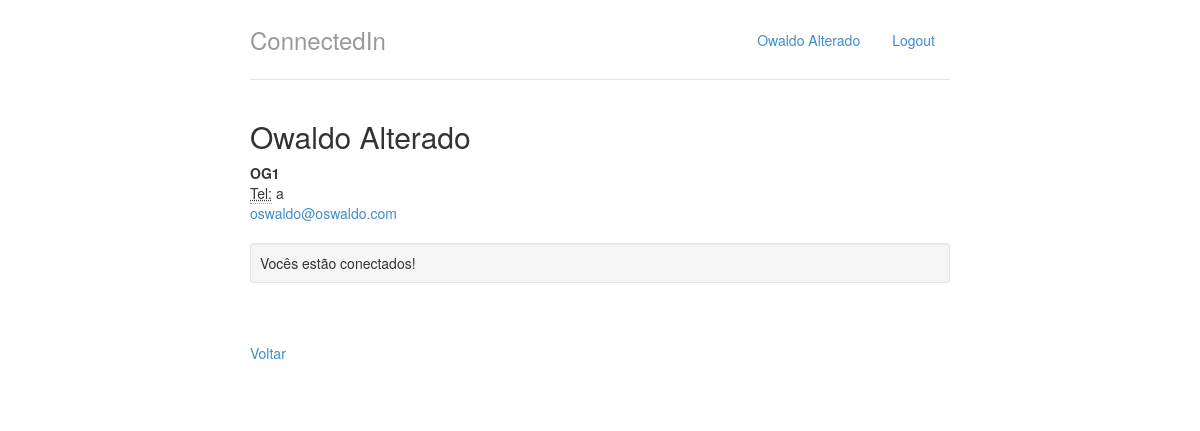
The page /perfis/1/ on the database its author committed.
### perfis/models.py (models this page shows, shortened)
class Perfil(models.Model):
	nome = models.CharField(max_length=255, null=False)
	email = models.CharField(max_length=255, null=False)
	telefone = models.CharField(max_length=15, null=False)
	nome_empresa = models.CharField(max_length=255, null=False)
	contatos = models.ManyToManyField('self')

### perfis/views.py (the view)
# urls.py: path('',views.exibir, name='exibir'),
def exibir(request, perfil_id):
	perfil = Perfil.objects.get(id=perfil_id)
	perfil_logado = get_perfil_logado(request)
	ja_eh_contato = perfil in perfil_logado.contatos.all()
	convidados = [convite.convidado for convite in perfil_logado.solicitacoes_enviadas.all()]
	enviou_convite = perfil in convidados
	return render(request, 'perfil.html',{'perfil':perfil, 'perfil_logado':get_perfil_logado(request), 'ja_eh_contato':ja_eh_contato, 'enviou_convite':enviou_convite})

### perfis/views.py (called while the page is built)
def get_perfil_logado(request):
	return Perfil.objects.get(id=1)

### perfis/templates/perfil.html
{% extends "base.html" %}
{% block body %}
<div class="row">
	<div class="col-lg-12">
		<h2 style="margin-top: 0">{{ perfil.nome }}</h2>
		<address>
			<strong>{{ perfil.nome_empresa }}</strong><br>
			<abbr title="Telefone">Tel:</abbr>{{ perfil.telefone}}<br>
			<a href="mailto:{{ perfil.email }}">{{ perfil.email}}</a>
		</address>
		{% if ja_eh_contato %}
			<div class="well well-sm">Vocês estão conectados!</div>
		{% else %}
			{% if enviou_convite %}
				<a href="#">Cancelar convite</a>
			{% else %}
				<a href="{% url 'convidar' perfil.id %}">Convidar</a>
			{% endif %}
		{% endif %}
		<br>
		<br>
		<a href="{% url 'index' %}">Voltar</a>
	</div>
</div>
{% endblock %}

### perfis/templates/base.html (shortened to what this page needs)
{% load staticfiles %}
<!DOCTYPE html>
<html lang="pt-br">
<head>
	<link rel="stylesheet" href="{% static "styles/bootstrap.css" %}">
	<link rel="stylesheet" href="{% static "styles/main.css" %}">
</head>
	<body>
	<div class="container">
		<div class="header">
			<ul class="nav nav-pills pull-right">
				<li><a href="{% url 'index' %}">{{ perfil_logado.nome }}</a></li>
				<li><a href="/logout/">Logout</a></li>
			</ul>
			<h3 class="text-muted">ConnectedIn</h3>
		</div>
		<div class="row content">
			{% block body %}
			{% endblock %}
		</div>
	</div>
	</body>
</html>

### perfis/static/styles/main.css (style rules this page uses)
body { padding-top: 20px; padding-bottom: 20px; }
.header, .content, .footer { padding-left: 15px; padding-right: 15px; }
.header { border-bottom: 1px solid #e5e5e5; }
.header h3 { margin-top: 0; margin-bottom: 0; line-height: 40px; padding-bottom: 19px; }
@media (min-width: 768px) { .container { max-width: 730px; } }
.content { margin: 40px 0; }
@media screen and (min-width: 768px) { .header, .content, .footer { padding-left: 0; padding-right: 0; } }
@media screen and (min-width: 768px) { .header { margin-bottom: 30px; } }

### rows shown on the page
Perfil: nome "Owaldo Alterado", nome_empresa "OG1", telefone "a", email "oswaldo@oswaldo.com"
